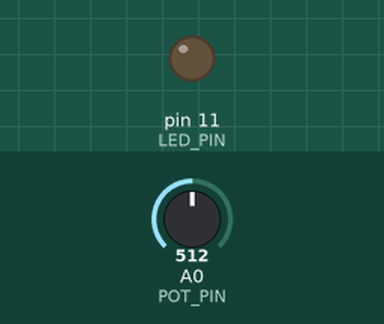
A sketch run on a simulated Arduino Uno, built with avr-gcc and run on an emulated ATmega328P. Parts: output pins drawn as LEDs (lit = HIGH). The inputs (shaded band) are chosen by the test bench; at power-on: A0 (POT_PIN) = 512.

Above: at 1.2 s.
1.3 s: A0 (POT_PIN) set to 716
At 1.9 s:
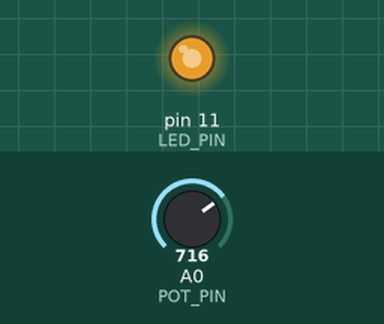
2.8 s: A0 (POT_PIN) set to 761
At 4.0 s:
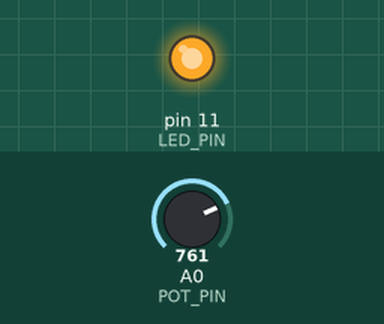
4.3 s: A0 (POT_PIN) set to 768
At 5.2 s:
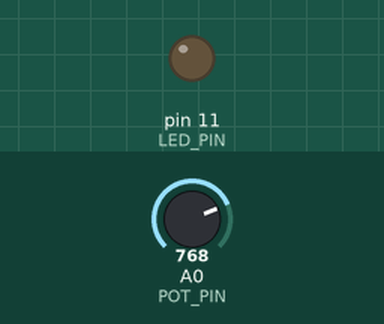
5.8 s: A0 (POT_PIN) set to 900
At 6.7 s:
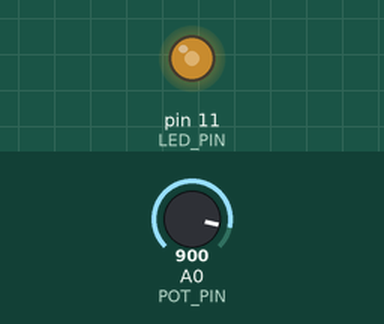
7.3 s: A0 (POT_PIN) set to 306
At 7.7 s:
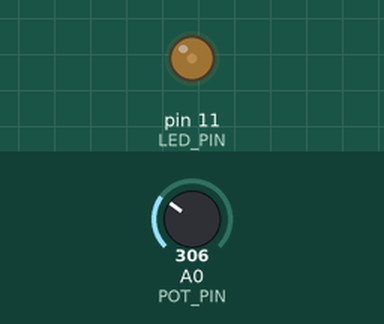
8.8 s: A0 (POT_PIN) set to 0
At 10.0 s:
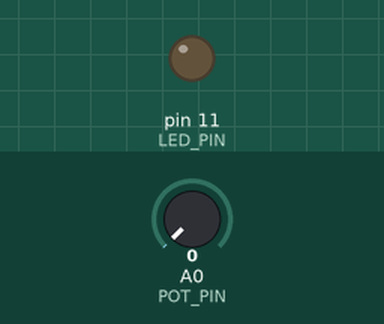
Timing chart, 0 to 11.3 s (numbered marks = the images above; inputs shaded):
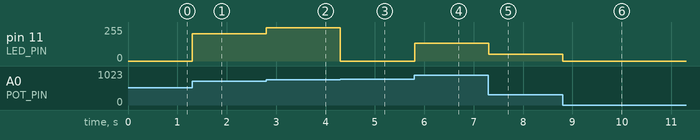

Measured:
- the behaviour switches between 767 and 768 on A0 (POT_PIN) (found by bisection; images 2 and 3)
- after the input at 1.3 s, pin 11 (LED_PIN): 0/255 → 204/255 at once
- after the input at 2.8 s, pin 11 (LED_PIN): 204/255 → 249/255 at once
- after the input at 4.3 s, pin 11 (LED_PIN): 249/255 → 0/255 at once
- after the input at 5.8 s, pin 11 (LED_PIN): 0/255 → 132/255 at once
- after the input at 7.3 s, pin 11 (LED_PIN): 132/255 → 50/255 at once
- after the input at 8.8 s, pin 11 (LED_PIN): 50/255 → 0/255 at once

The sketch:

fotoresistor.ino
```cpp
int POT_PIN = 0;
int LED_PIN = 11;

void setup() {
  pinMode(LED_PIN, OUTPUT);
  Serial.begin(9600);
}

void loop() {
  analogWrite(LED_PIN, analogRead(POT_PIN));
  delay(10);
}
```
